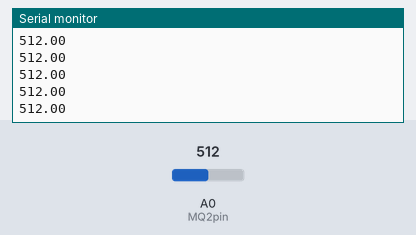
A sketch run on a simulated Arduino Uno, built with avr-gcc and run on an emulated ATmega328P. Parts: the last lines printed to the serial monitor. Inputs (shaded band) come from the test bench; at power-on: A0 (MQ2pin) = 512.

Above: at 11.2 s.
11.3 s: A0 (MQ2pin) set to 716
At 12.1 s:
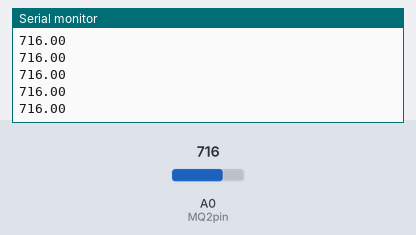
12.8 s: A0 (MQ2pin) set to 900
At 13.9 s:
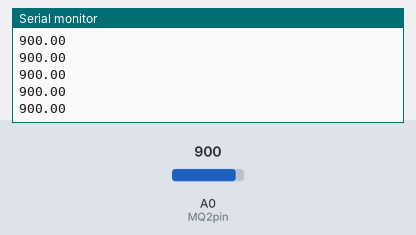
Timing chart, 0 to 15.8 s (numbered marks = the images above; inputs shaded):
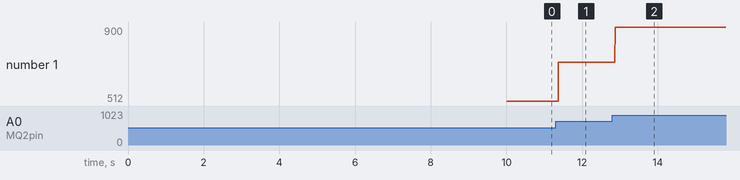

Measured:
- after the input at 11.3 s, the serial monitor: prints a new line after 0.07 s (image 1)
- after the input at 12.8 s, the serial monitor: prints a new line after 0.07 s (image 2)
- plotted number 1: 512 → 716 after the input at 11.3 s, 716 → 900 after the input at 12.8 s

The sketch:

mq_2.ino
```cpp
#define MQ2pin (0)
float sensorValue;

void setup()  {
  Serial.begin(9600);
  delay(10000);
}
void loop() {
  sensorValue = analogRead(MQ2pin);
  Serial.println(sensorValue);
}
```
